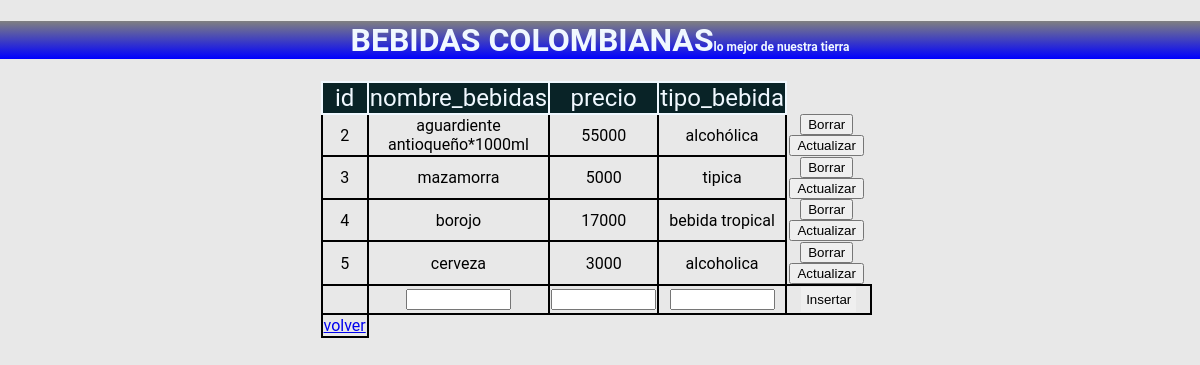
/bebidas.php, run on the app's committed database.
### tables this page shows
CREATE TABLE `bebidas_colombianas` (
  `id` int(50) NOT NULL,
  `nombre_bebidas` varchar(60) NOT NULL,
  `precio` int(50) NOT NULL,
  `tipo_bebida` varchar(70) NOT NULL
);

### bebidas.php (the view, shortened to what this page needs)
<!doctype html>
<html>
<head>
<link rel="stylesheet" type="text/css" href="hoja.css">
</head>
<body>
	<?php
require("conexion.php");
$conexion=$base->query("SELECT * FROM bebidas_colombianas");
$registros=$conexion->fetchAll(PDO::FETCH_OBJ);
?>
<h1>BEBIDAS COLOMBIANAS<span class="subtitulo">lo mejor de nuestra tierra</span></h1>
	<form name="form1" method="post" action="<?php  echo $_SERVER['PHP_SELF']?>">
  <table width="50%" border="0" align="center">
    <tr >
      <td class="primera_fila">id</td>
      <td class="primera_fila">nombre_bebidas</td>
      <td class="primera_fila">precio</td>
      <td class="primera_fila">tipo_bebida</td>
      <td class="sin">&nbsp;</td>
      <td class="sin">&nbsp;</td>
     </tr>
   <?php
	  foreach ($registros as $bebidas_colombianas):
	  ?>
   	<tr>
				  <td><?php echo $bebidas_colombianas->id?></td>
			      <td><?php echo $bebidas_colombianas->nombre_bebidas?></td>
				  <td><?php echo $bebidas_colombianas->precio?></td>
				  <td><?php echo $bebidas_colombianas->tipo_bebida?></td>
		          <td class="bot"><a href="eliminar.php?id=<?php echo $bebidas_colombianas->id?>"><input type='button' name='del' id='del' value='Borrar'></a></td>
					  	<td class='bot'><a href="editar.php?id=<?php echo $bebidas_colombianas->id?>
											& nom=<?php echo $bebidas_colombianas->nombre_bebidas?>
											& pre=<?php echo $bebidas_colombianas->precio?>
											& tip=<?php echo $bebidas_colombianas->tipo_bebida?>">
					  <input type='button' name='up' id='up' value='Actualizar'></a></td>
    </tr>
	<?php
	    endforeach;
	?>
<tr>
	<td></td>
      <td><input type='text' name='nom' size='10' class='centrado'></td>
      <td><input type='text' name='pre'size='10' class='centrado'></td>
      <td><input type='text' name='tip' size='10' class='centrado'></td>
      <td><input class='bot' type='submit' name='cr' id='cr' value='Insertar'></td>
</tr>
	<td><a href="union.php">volver</a></td>
  </table>
	</form>
<p>&nbsp;</p>
</body>
</html>

### hoja.css (style rules this page uses)
h1 { text-align:center; text-decoration:none; background: linear-gradient(gray,blue); color: aliceblue; }
.subtitulo { font-size:12px; }
body { margin: 0px; padding: 0px; font-family: 'Roboto', sans-serif; text-align: center; background: #e8e8e8; }
table { width: 400px; border-collapse: collapse; border-spacing:0px; }
table td { text-align:center; border:2px solid; }
table .sin { border:0; }
table .bot { padding:5px; display:inline; border:0; }
table .primera_fila { font-size:1.5em; background-color:#092327; color: aliceblue; }
.centrado { text-align:center; }

### data on the page
bebidas_colombianas: id "2", nombre_bebidas "aguardiente antioqueño*1000ml", precio "55000", tipo_bebida "alcohólica"
bebidas_colombianas: id "3", nombre_bebidas "mazamorra", precio "5000", tipo_bebida "tipica"
bebidas_colombianas: id "4", nombre_bebidas "borojo", precio "17000", tipo_bebida "bebida tropical"
bebidas_colombianas: id "5", nombre_bebidas "cerveza", precio "3000", tipo_bebida "alcoholica"
